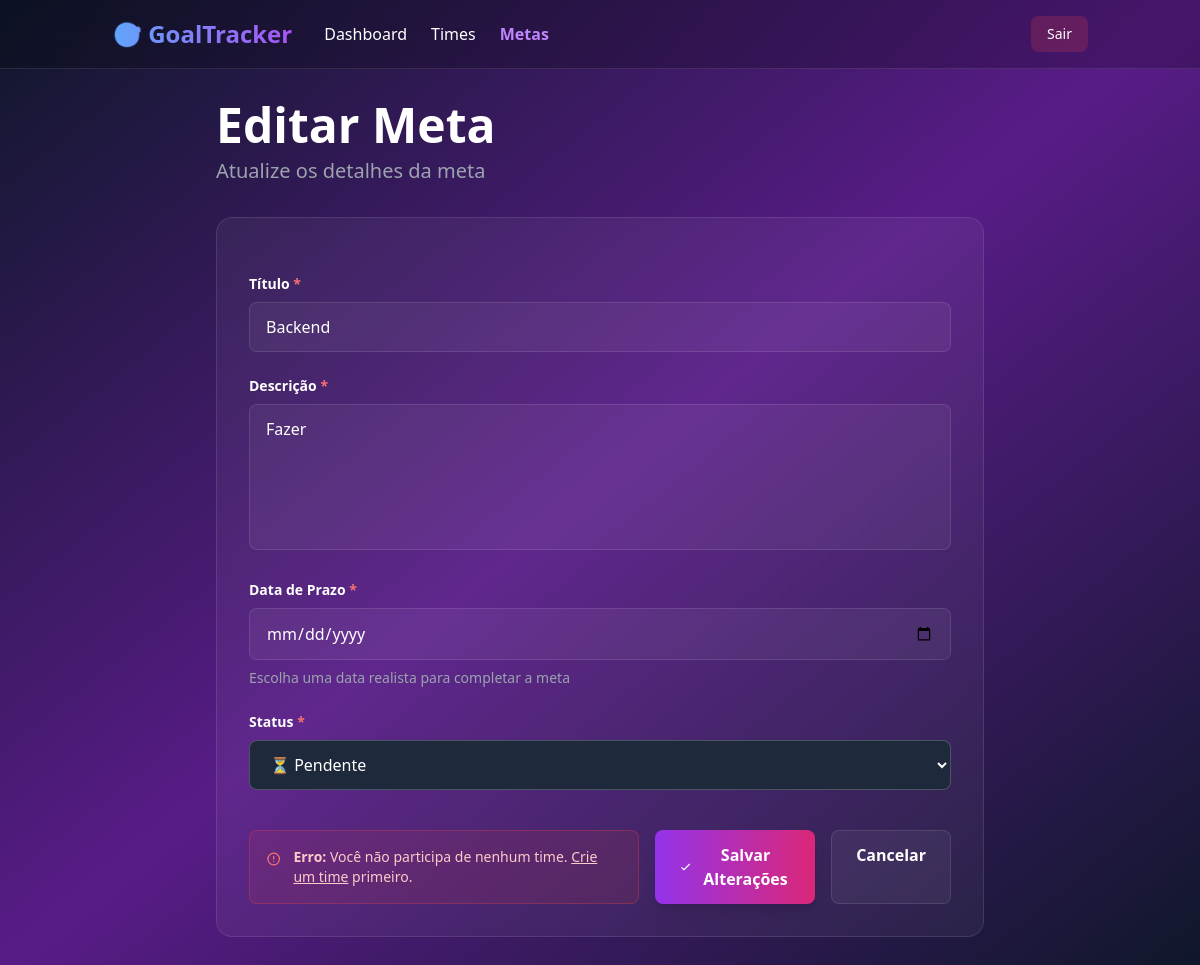
Screenshot of /goals/1/editar/ with the database file from the repository.
### goals/models.py (models this page shows, shortened)
class Goal(models.Model):
    STATUS_CHOICES = [
        ('pending', 'Pendente'),
        ('in_progress', 'Em Progresso'),
        ('completed', 'Concluída'),
    ]
    team = models.ForeignKey(Team, on_delete=models.CASCADE, related_name="goals")
    title = models.CharField(max_length=150, unique=True)
    description = models.TextField()
    deadline = models.DateField()
    status = models.CharField(max_length=20, choices=STATUS_CHOICES, default="pending")
    created_at = models.DateTimeField(auto_now_add=True)
    updated_at = models.DateTimeField(auto_now=True)

### goals/views.py (the view)
# urls.py: path("<int:pk>/editar/", GoalUpdateView.as_view(), name='goal-update'),
class GoalUpdateView (UpdateView, LoginRequiredMixin):
    model = Goal
    fields = ['title', 'description', 'deadline', 'status']
    template_name = "goals/goal_form.html"
    success_url = reverse_lazy("goal-list")

### templates/goals/goal_form.html (shortened to what this page needs)
{% load static %}
<!DOCTYPE html>
<html lang="pt-BR">
<head>
    <script src="https://cdn.tailwindcss.com"></script>
</head>
<body class="bg-gradient-to-br from-slate-900 via-purple-900 to-slate-900 text-white min-h-screen">
    <nav class="bg-black/20 backdrop-blur-lg border-b border-white/10">
        <div class="container mx-auto px-6 py-4">
            <div class="flex justify-between items-center">
                <div class="flex items-center gap-8">
                    <a href="{% url 'core:home' %}" class="text-2xl font-bold bg-gradient-to-r from-blue-400 to-purple-500 bg-clip-text text-transparent">
                    </a>
                    <div class="hidden md:flex gap-6">
                        <a href="{% url 'core:dashboard' %}" class="hover:text-purple-400 transition">Dashboard</a>
                        <a href="{% url 'team-list' %}" class="hover:text-purple-400 transition">Times</a>
                        <a href="{% url 'goal-list' %}" class="text-purple-400 font-semibold">Metas</a>
                    </div>
                </div>
                <div class="flex items-center gap-4">
                    <a href="{% url 'account_logout' %}" class="px-4 py-2 bg-red-500/20 hover:bg-red-500/30 rounded-lg transition text-sm">
                        Sair
                    </a>
                </div>
            </div>
        </div>
    </nav>
    <div class="container mx-auto px-6 py-8">
        <div class="max-w-3xl mx-auto">
            <div class="mb-8">
                <h1 class="text-4xl md:text-5xl font-bold mb-2">
                    {% if object %}Editar Meta{% else %}Criar Nova Meta{% endif %}
                </h1>
                <p class="text-xl text-gray-400">
                    {% if object %}Atualize os detalhes da meta{% else %}Defina um novo objetivo para o seu time{% endif %}
                </p>
            </div>
            <div class="bg-white/5 backdrop-blur-sm rounded-2xl p-8 border border-white/10">
                <form method="post" class="space-y-6">
                    <div>
                        <label for="{{ form.title.id_for_label }}" class="block text-sm font-semibold mb-2">
                            Título <span class="text-red-400">*</span>
                        </label>
                        <input
                            type="text"
                            name="{{ form.title.name }}"
                            id="{{ form.title.id_for_label }}"
                            value="{{ form.title.value|default:'' }}"
                            class="w-full px-4 py-3 bg-white/5 border border-white/10 rounded-lg focus:outline-none focus:ring-2 focus:ring-purple-500 focus:border-transparent transition text-white placeholder-gray-500"
                            placeholder="Ex: Aumentar produtividade em 30%"
                            required
                        >
                    </div>
                    <div>
                        <label for="{{ form.description.id_for_label }}" class="block text-sm font-semibold mb-2">
                            Descrição <span class="text-red-400">*</span>
                        </label>
                        <textarea
                            name="{{ form.description.name }}"
                            id="{{ form.description.id_for_label }}"
                            rows="5"
                            class="w-full px-4 py-3 bg-white/5 border border-white/10 rounded-lg focus:outline-none focus:ring-2 focus:ring-purple-500 focus:border-transparent transition text-white placeholder-gray-500 resize-none"
                            placeholder="Descreva em detalhes o objetivo e o que espera alcançar..."
                            required
                        >{{ form.description.value|default:'' }}</textarea>
                    </div>
                    <div>
                        <label for="{{ form.deadline.id_for_label }}" class="block text-sm font-semibold mb-2">
                            Data de Prazo <span class="text-red-400">*</span>
                        </label>
                        <input
                            type="date"
                            name="{{ form.deadline.name }}"
                            id="{{ form.deadline.id_for_label }}"
                            value="{{ form.deadline.value|default:'' }}"
                            class="w-full px-4 py-3 bg-white/5 border border-white/10 rounded-lg focus:outline-none focus:ring-2 focus:ring-purple-500 focus:border-transparent transition text-white"
                            required
                        >
                        <p class="mt-2 text-sm text-gray-400">Escolha uma data realista para completar a meta</p>
                    </div>
                    <div>
                        <label for="{{ form.status.id_for_label }}" class="block text-sm font-semibold mb-2">
                            Status <span class="text-red-400">*</span>
                        </label>
                        <select
                            name="{{ form.status.name }}"
                            id="{{ form.status.id_for_label }}"
                            class="w-full px-4 py-3 bg-slate-800 border border-white/20 rounded-lg focus:outline-none focus:ring-2 focus:ring-purple-500 text-white"
                            required
                        >
                            <option value="pending" {% if form.status.value == 'pending' %}selected{% endif %}>⏳ Pendente</option>
                        </select>
                    </div>
                    <div class="flex flex-col sm:flex-row gap-4 pt-4">
                    {% if team %}
                    <div class="bg-blue-500/10 border border-blue-500/30 rounded-lg p-4">
                        <div class="flex items-start gap-3">
                            <svg class="w-5 h-5 text-blue-400 mt-0.5" fill="none" stroke="currentColor" viewBox="0 0 24 24">
                                <path stroke-linecap="round" stroke-linejoin="round" stroke-width="2" d="M13 16h-1v-4h-1m1-4h.01M21 12a9 9 0 11-18 0 9 9 0 0118 0z"/>
                            </svg>
                            <div class="text-sm text-blue-200">
                                <strong class="font-semibold">Esta meta será criada para o time:</strong><br>
                                <span class="text-lg font-bold text-blue-300">{{ team.name }}</span>
                            </div>
                        </div>
                    </div>
                    {% else %}
                    <div class="bg-red-500/10 border border-red-500/30 rounded-lg p-4">
                        <div class="flex items-start gap-3">
                            <svg class="w-5 h-5 text-red-400 mt-0.5" fill="none" stroke="currentColor" viewBox="0 0 24 24">
                                <path stroke-linecap="round" stroke-linejoin="round" stroke-width="2" d="M12 8v4m0 4h.01M21 12a9 9 0 11-18 0 9 9 0 0118 0z"/>
                            </svg>
                            <div class="text-sm text-red-200">
                                <strong class="font-semibold">Erro:</strong> Você não participa de nenhum time. <a href="{% url 'team-create' %}" class="underline hover:text-red-100">Crie um time</a> primeiro.
                            </div>
                        </div>
                    </div>
                    {% endif %}
                        <button
                            type="submit"
                            class="flex-1 px-6 py-3 bg-gradient-to-r from-purple-600 to-pink-600 hover:from-purple-700 hover:to-pink-700 rounded-lg font-semibold transition-all duration-300 hover:scale-105 shadow-lg flex items-center justify-center gap-2"
                        >
                            <svg class="w-5 h-5" fill="none" stroke="currentColor" viewBox="0 0 24 24">
                                <path stroke-linecap="round" stroke-linejoin="round" stroke-width="2" d="M5 13l4 4L19 7"/>
                            </svg>
                            {% if object %}Salvar Alterações{% else %}Criar Meta{% endif %}
                        </button>
                        <a
                            href="{% url 'goal-list' %}"
                            class="flex-1 px-6 py-3 bg-white/5 hover:bg-white/10 border border-white/10 rounded-lg font-semibold transition text-center"
                        >
                            Cancelar
                        </a>
                    </div>
                </form>
            </div>
        </div>
    </div>
</body>
</html>

### rows the page displays
Goal: title "Backend", description "Fazer", status "⏳ Pendente"
